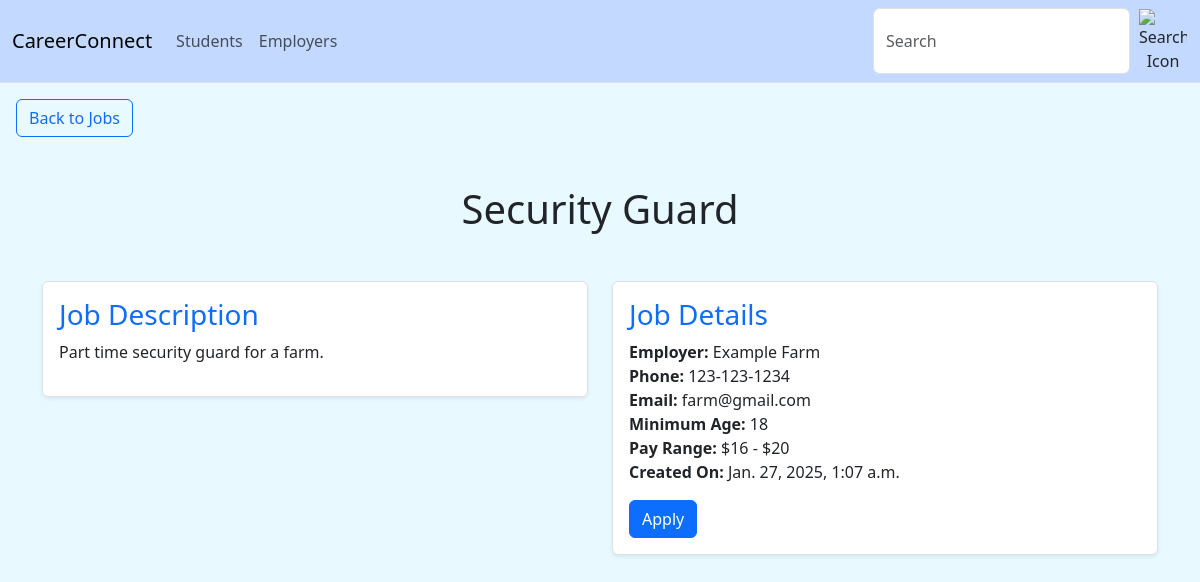
Page /employers/jobs/2/read-more (signed in) on the committed database.
### employers/models.py (models this page shows, shortened)
class JobPosting(models.Model):
    job_name = models.CharField(max_length=200)
    job_description = models.CharField(max_length=10000)
    employer_name = models.CharField(max_length=200)
    employer_phone = models.CharField(max_length=30)
    employer_email = models.CharField(max_length=100)
    minimum_age = models.IntegerField(null=True, default=None, blank=True)
    min_pay = models.IntegerField(null=True, default=None, blank=True)
    max_pay = models.IntegerField(null=True, default=None, blank=True)
    date_created = models.DateTimeField(auto_now_add=True)
    application_url = models.URLField(max_length=200, null=True, default=None, blank=True)
    admin_approved = models.BooleanField(default=True)
    def get_apply_url(self):
        if self.application_url is not None:
            return self.application_url
        return reverse('employers:job_apply', args=[self.pk])

### employers/views.py (the view)
# urls.py: path("jobs/<int:pk>/read-more", views.job_read_more, name="job_read_more"),
@login_required
def job_read_more(request, pk):
    job = get_object_or_404(JobPosting, pk=pk)
    return render(request, 'jobs/readmore.html', {'job':job})

### employers/templates/jobs/readmore.html (shortened to what this page needs)
{%  extends "layout.html" %}
{% block content %}
    <div class="m-3">
        <a href="{% url 'students:view_jobs' %}" class="btn btn-outline-primary">Back to Jobs</a>
    </div>
    <div class="container my-5">
        <h1 class="text-center mb-5">{{ job.job_name }}</h1>
        <div class="row">
            <div class="col-md-6 mb-3">
                <div class="p-3 border rounded shadow-sm bg-white">
                    <h3 class="text-primary">Job Description</h3>
                    <p>{{ job.job_description }}</p>
                </div>
            </div>
            <div class="col-md-6 mb-3">
                <div class="p-3 border rounded shadow-sm bg-white">
                    <h3 class="text-primary">Job Details</h3>
                    <ul class="list-unstyled">
                        <li><strong>Employer:</strong> {{ job.employer_name }}</li>
                        <li><strong>Phone:</strong> {{ job.employer_phone }}</li>
                        <li><strong>Email:</strong> {{ job.employer_email }}</li>
                        {% if job.minimum_age %}
                            <li><strong>Minimum Age:</strong> {{ job.minimum_age }}</li>
                        {% endif %}
                        {% if job.min_pay and job.max_pay %}
                            <li><strong>Pay Range:</strong> ${{ job.min_pay }} - ${{ job.max_pay }}</li>
                        {% elif job.min_pay %}
                            <li><strong>Minimum Pay:</strong> ${{ job.min_pay }}</li>
                        {% elif job.max_pay %}
                            <li><strong>Maximum Pay:</strong> ${{ job.max_pay }}</li>
                        {% endif %}
                        <li><strong>Created On:</strong> {{ job.date_created }}</li>
                    </ul>
                    <div class="mt-3">
                        <a href="{{ job.get_apply_url }}" class="btn btn-primary">Apply</a>
                    </div>
                </div>
            </div>
        </div>
    </div>
{% endblock %}

### static/css/style.css (style rules this page uses)
:root { --bg-color: #E8F9FF; --second-color: #C4D9FF; }
body { background-color: var(--bg-color); font-family:'Segoe UI', Tahoma, Geneva, Verdana, sans-serif; margin: 0; padding: 0; }

### rows in the picture
JobPosting: job_name "Security Guard", job_description "Part time security guard for a farm.", employer_name "Example Farm", employer_phone "123-123-1234", employer_email "farm@gmail.com", minimum_age "18", min_pay "16", max_pay "20", date_created "Jan. 27, 2025, 1:07 a.m."
